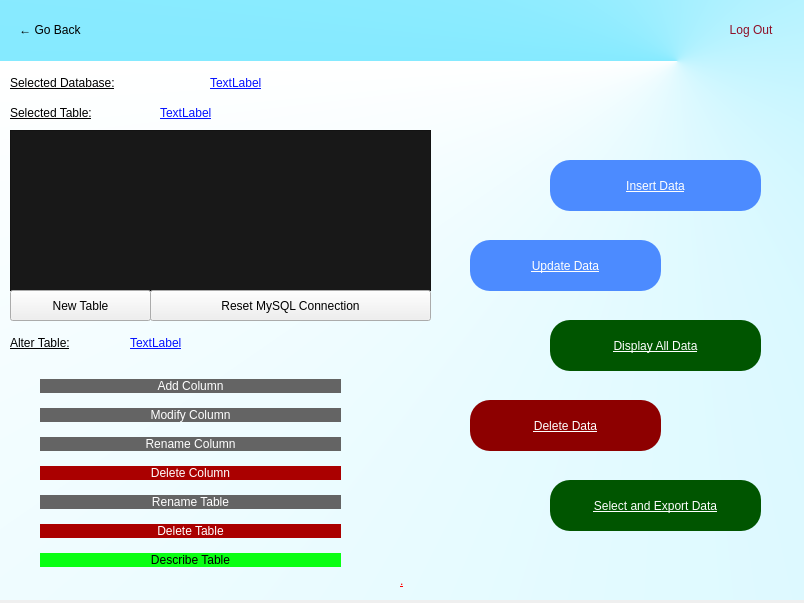
<?xml version="1.0" encoding="UTF-8"?>
<ui version="4.0">
 <class>main</class>
 <widget class="QDialog" name="main">
  <property name="geometry">
   <rect>
    <x>0</x>
    <y>0</y>
    <width>804</width>
    <height>603</height>
   </rect>
  </property>
  <property name="sizePolicy">
   <sizepolicy hsizetype="Fixed" vsizetype="Preferred">
    <horstretch>0</horstretch>
    <verstretch>0</verstretch>
   </sizepolicy>
  </property>
  <property name="windowTitle">
   <string>Main Menu</string>
  </property>
  <property name="windowIcon">
   <iconset>
    <normaloff>icon.png</normaloff>icon.png</iconset>
  </property>
  <property name="styleSheet">
   <string notr="true">LoginPg:QDialog{background-color: qconicalgradient(cx:0.258528, cy:0.847, angle:20, stop:0 rgba(123, 230, 239, 255), stop:1 rgba(255, 255, 255, 255))}</string>
  </property>
  <widget class="QWidget" name="main_window_widget" native="true">
   <property name="geometry">
    <rect>
     <x>0</x>
     <y>0</y>
     <width>811</width>
     <height>600</height>
    </rect>
   </property>
   <property name="styleSheet">
    <string notr="true">QWidget#main_window_widget{
	background-color: qconicalgradient(cx:0.834955, cy:0.102, angle:180.3, stop:0 rgba(255, 255, 255, 255), stop:1 rgba(133, 234, 255, 255));}</string>
   </property>
   <widget class="QLabel" name="Error">
    <property name="geometry">
     <rect>
      <x>400</x>
      <y>560</y>
      <width>401</width>
      <height>41</height>
     </rect>
    </property>
    <property name="styleSheet">
     <string notr="true">color: rgba(255, 0, 0,255);
font: 75 bold 10pt &quot;MS Shell Dlg 2&quot;;
text-decoration: underline;</string>
    </property>
    <property name="text">
     <string>.</string>
    </property>
   </widget>
   <widget class="QWidget" name="horizontalLayoutWidget">
    <property name="geometry">
     <rect>
      <x>10</x>
      <y>10</y>
      <width>781</width>
      <height>41</height>
     </rect>
    </property>
    <layout class="QHBoxLayout" name="horizontalLayout">
     <item>
      <widget class="QPushButton" name="go_back_btn">
       <property name="enabled">
        <bool>true</bool>
       </property>
       <property name="cursor">
        <cursorShape>PointingHandCursor</cursorShape>
       </property>
       <property name="styleSheet">
        <string notr="true">font: 11pt &quot;Segoe UI Semilight&quot;;</string>
       </property>
       <property name="text">
        <string>← Go Back</string>
       </property>
       <property name="autoDefault">
        <bool>false</bool>
       </property>
       <property name="default">
        <bool>false</bool>
       </property>
       <property name="flat">
        <bool>true</bool>
       </property>
      </widget>
     </item>
     <item>
      <spacer name="horizontalSpacer">
       <property name="orientation">
        <enum>Qt::Horizontal</enum>
       </property>
       <property name="sizeHint" stdset="0">
        <size>
         <width>40</width>
         <height>20</height>
        </size>
       </property>
      </spacer>
     </item>
     <item>
      <widget class="QPushButton" name="logout_btn">
       <property name="enabled">
        <bool>true</bool>
       </property>
       <property name="cursor">
        <cursorShape>PointingHandCursor</cursorShape>
       </property>
       <property name="styleSheet">
        <string notr="true">

color: rgb(143, 16, 40);</string>
       </property>
       <property name="text">
        <string>Log Out</string>
       </property>
       <property name="flat">
        <bool>true</bool>
       </property>
      </widget>
     </item>
    </layout>
   </widget>
   <widget class="QPushButton" name="Insert_btn">
    <property name="geometry">
     <rect>
      <x>550</x>
      <y>160</y>
      <width>211</width>
      <height>51</height>
     </rect>
    </property>
    <property name="cursor">
     <cursorShape>PointingHandCursor</cursorShape>
    </property>
    <property name="styleSheet">
     <string notr="true">border-radius:20px;
text-decoration: underline;
font: italic 12pt &quot;Segoe UI Semibold &quot;;
background-color: rgb(76, 139, 255);
alternate-background-color: rgb(55, 149, 167);
color: rgb(255, 255, 255,255);</string>
    </property>
    <property name="text">
     <string>Insert Data</string>
    </property>
   </widget>
   <widget class="QPushButton" name="Update_btn">
    <property name="geometry">
     <rect>
      <x>470</x>
      <y>240</y>
      <width>191</width>
      <height>51</height>
     </rect>
    </property>
    <property name="cursor">
     <cursorShape>PointingHandCursor</cursorShape>
    </property>
    <property name="styleSheet">
     <string notr="true">border-radius:20px;
background-color: rgb(76, 139, 255);
text-decoration: underline;
font: italic 12pt &quot;Segoe UI Semibold &quot;;color: rgb(255, 255, 255,255);</string>
    </property>
    <property name="text">
     <string>Update Data</string>
    </property>
   </widget>
   <widget class="QPushButton" name="Display_btn">
    <property name="geometry">
     <rect>
      <x>550</x>
      <y>320</y>
      <width>211</width>
      <height>51</height>
     </rect>
    </property>
    <property name="cursor">
     <cursorShape>PointingHandCursor</cursorShape>
    </property>
    <property name="styleSheet">
     <string notr="true">border-radius:20px;
background-color: rgb(0, 85, 0);
text-decoration: underline;
font: italic 12pt &quot;Segoe UI Semibold &quot;;
color: rgb(255, 255, 255,255);</string>
    </property>
    <property name="text">
     <string>Display All Data</string>
    </property>
   </widget>
   <widget class="QPushButton" name="Delete_btn">
    <property name="geometry">
     <rect>
      <x>470</x>
      <y>400</y>
      <width>191</width>
      <height>51</height>
     </rect>
    </property>
    <property name="cursor">
     <cursorShape>PointingHandCursor</cursorShape>
    </property>
    <property name="styleSheet">
     <string notr="true">border-radius:20px;
background-color: rgb(141, 0, 0);
text-decoration: underline;
font: italic 12pt &quot;Segoe UI Semibold &quot;;
color: rgb(255, 255, 255,255);</string>
    </property>
    <property name="text">
     <string>Delete Data</string>
    </property>
   </widget>
   <widget class="QListWidget" name="TBlistwidget">
    <property name="geometry">
     <rect>
      <x>10</x>
      <y>130</y>
      <width>421</width>
      <height>161</height>
     </rect>
    </property>
    <property name="font">
     <font>
      <family>Consolas</family>
      <pointsize>11</pointsize>
      <weight>50</weight>
      <italic>false</italic>
      <bold>false</bold>
     </font>
    </property>
    <property name="styleSheet">
     <string notr="true">background-color: rgb(24, 24, 24);
color: rgb(0,125,137);
font: 11pt &quot;Consolas&quot;;</string>
    </property>
    <property name="alternatingRowColors">
     <bool>false</bool>
    </property>
    <property name="spacing">
     <number>6</number>
    </property>
   </widget>
   <widget class="QPushButton" name="new_tb">
    <property name="geometry">
     <rect>
      <x>10</x>
      <y>290</y>
      <width>141</width>
      <height>31</height>
     </rect>
    </property>
    <property name="cursor">
     <cursorShape>PointingHandCursor</cursorShape>
    </property>
    <property name="text">
     <string>New Table</string>
    </property>
   </widget>
   <widget class="QPushButton" name="selectiveDisplay_btn">
    <property name="geometry">
     <rect>
      <x>550</x>
      <y>480</y>
      <width>211</width>
      <height>51</height>
     </rect>
    </property>
    <property name="cursor">
     <cursorShape>PointingHandCursor</cursorShape>
    </property>
    <property name="styleSheet">
     <string notr="true">border-radius:20px;
background-color:rgb(0, 85, 0);
text-decoration: underline;
font: italic 12pt &quot;Segoe UI Semibold&quot;;color: rgb(255, 255, 255,255);</string>
    </property>
    <property name="text">
     <string>Select and Export Data</string>
    </property>
   </widget>
   <widget class="QWidget" name="layoutWidget">
    <property name="geometry">
     <rect>
      <x>40</x>
      <y>370</y>
      <width>301</width>
      <height>213</height>
     </rect>
    </property>
    <layout class="QVBoxLayout" name="verticalLayout">
     <item>
      <widget class="QPushButton" name="add_col">
       <property name="minimumSize">
        <size>
         <width>112</width>
         <height>0</height>
        </size>
       </property>
       <property name="styleSheet">
        <string notr="true">
background-color: rgb(100, 100, 100);
color: rgb(255, 255, 255);
font: 63 italic 14pt &quot;Segoe UI Semibold&quot;;
border-radius:20px;</string>
       </property>
       <property name="text">
        <string>Add Column</string>
       </property>
      </widget>
     </item>
     <item>
      <widget class="QPushButton" name="modify_col">
       <property name="styleSheet">
        <string notr="true">
color: rgb(255, 255, 255);
font: 63 italic 14pt &quot;Segoe UI Semibold&quot;;border-radius:20px;
background-color: rgb(100, 100, 100);</string>
       </property>
       <property name="text">
        <string>Modify Column</string>
       </property>
      </widget>
     </item>
     <item>
      <widget class="QPushButton" name="rename_col">
       <property name="styleSheet">
        <string notr="true">color: rgb(255, 255, 255);
font: 63 italic 14pt &quot;Segoe UI Semibold&quot;;border-radius:20px;
background-color: rgb(100, 100, 100);</string>
       </property>
       <property name="text">
        <string>Rename Column</string>
       </property>
      </widget>
     </item>
     <item>
      <widget class="QPushButton" name="delete_col">
       <property name="styleSheet">
        <string notr="true">
background-color: rgb(170, 0, 0);
color: rgb(255, 255, 255);
font: 63 italic 14pt &quot;Segoe UI Semibold&quot;;
border-radius:20px;</string>
       </property>
       <property name="text">
        <string>Delete Column</string>
       </property>
      </widget>
     </item>
     <item>
      <widget class="QPushButton" name="rename_TB">
       <property name="styleSheet">
        <string notr="true">
background-color: rgb(100, 100, 100);
color: rgb(255, 255, 255);
font: 63 italic 14pt &quot;Segoe UI Semibold&quot;;
border-radius:20px;</string>
       </property>
       <property name="text">
        <string>Rename Table</string>
       </property>
      </widget>
     </item>
     <item>
      <widget class="QPushButton" name="delete_TB">
       <property name="styleSheet">
        <string notr="true">
background-color: rgb(170, 0, 0);
color: rgb(255, 255, 255);
font: 63 italic 14pt &quot;Segoe UI Semibold&quot;;
border-radius:20px;</string>
       </property>
       <property name="text">
        <string>Delete Table</string>
       </property>
      </widget>
     </item>
     <item>
      <widget class="QPushButton" name="descTB">
       <property name="styleSheet">
        <string notr="true">
background-color: rgb(10, 255, 20);
color: rgb(0,0,0);
font: 63 italic 14pt &quot;Segoe UI Semibold&quot;;
border-radius:20px;</string>
       </property>
       <property name="text">
        <string>Describe Table</string>
       </property>
      </widget>
     </item>
    </layout>
   </widget>
   <widget class="QLabel" name="DB_label">
    <property name="geometry">
     <rect>
      <x>210</x>
      <y>70</y>
      <width>201</width>
      <height>25</height>
     </rect>
    </property>
    <property name="styleSheet">
     <string notr="true">color: rgb(5, 17, 255);


text-decoration: underline;</string>
    </property>
    <property name="text">
     <string>TextLabel</string>
    </property>
   </widget>
   <widget class="QLabel" name="label_2">
    <property name="geometry">
     <rect>
      <x>10</x>
      <y>70</y>
      <width>191</width>
      <height>25</height>
     </rect>
    </property>
    <property name="styleSheet">
     <string notr="true">font: 63 italic 14pt &quot;Segoe UI Semibold&quot;;
text-decoration: underline;</string>
    </property>
    <property name="text">
     <string>Selected Database:</string>
    </property>
   </widget>
   <widget class="QLabel" name="TB_label">
    <property name="geometry">
     <rect>
      <x>160</x>
      <y>100</y>
      <width>231</width>
      <height>25</height>
     </rect>
    </property>
    <property name="styleSheet">
     <string notr="true">color: rgb(5, 17, 255);

text-decoration: underline;</string>
    </property>
    <property name="text">
     <string>TextLabel</string>
    </property>
   </widget>
   <widget class="QLabel" name="label">
    <property name="geometry">
     <rect>
      <x>10</x>
      <y>100</y>
      <width>161</width>
      <height>25</height>
     </rect>
    </property>
    <property name="styleSheet">
     <string notr="true">font: 63 italic 14pt &quot;Segoe UI Semibold&quot;;
text-decoration: underline;</string>
    </property>
    <property name="text">
     <string>Selected Table:</string>
    </property>
   </widget>
   <widget class="QLabel" name="alt_TB_label">
    <property name="geometry">
     <rect>
      <x>130</x>
      <y>330</y>
      <width>231</width>
      <height>25</height>
     </rect>
    </property>
    <property name="styleSheet">
     <string notr="true">color: rgb(5, 17, 255);

text-decoration: underline;</string>
    </property>
    <property name="text">
     <string>TextLabel</string>
    </property>
   </widget>
   <widget class="QLabel" name="label_3">
    <property name="geometry">
     <rect>
      <x>10</x>
      <y>330</y>
      <width>121</width>
      <height>25</height>
     </rect>
    </property>
    <property name="styleSheet">
     <string notr="true">font: 63 italic 14pt &quot;Segoe UI Semibold&quot;;
text-decoration: underline;</string>
    </property>
    <property name="text">
     <string>Alter Table:</string>
    </property>
   </widget>
   <widget class="QPushButton" name="resetMyConn">
    <property name="geometry">
     <rect>
      <x>150</x>
      <y>290</y>
      <width>281</width>
      <height>31</height>
     </rect>
    </property>
    <property name="toolTip">
     <string>&lt;html&gt;&lt;head/&gt;&lt;body&gt;&lt;p&gt;Resets the connection to MySQL Server running on the localhost.&lt;/p&gt;&lt;p&gt;Do this if you are getting unexpected Error popup-windows&lt;/p&gt;&lt;/body&gt;&lt;/html&gt;</string>
    </property>
    <property name="text">
     <string>Reset MySQL Connection</string>
    </property>
   </widget>
  </widget>
 </widget>
 <resources/>
 <connections/>
</ui>
